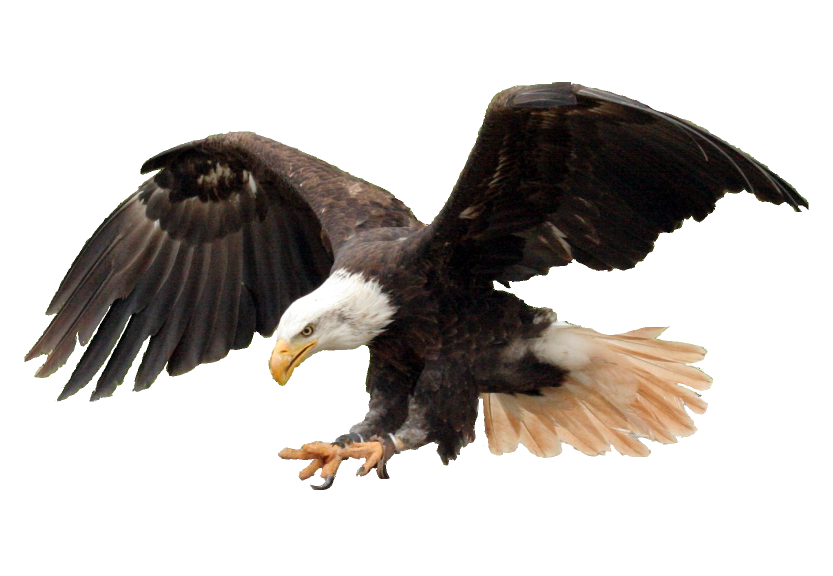
#> input picture Project 4/img.png, 1665 x 1151 px (shown at 1/2 size)
$ python 'rgb2b&w.py'
#> lines starting #> are read from the running program, lines starting #| are printed output that depends on the picture
import cv2

image = cv2.imread("img.png")
#> image is the input picture: shape (1151, 1665, 3); mean B, G, R 187.2, 190.4, 194.8
cv2.namedWindow("Input", cv2.WINDOW_NORMAL)
cv2.resizeWindow("Input", 650, 800)
cv2.imshow("Input", image)

gray = cv2.cvtColor(image, cv2.COLOR_BGR2GRAY)
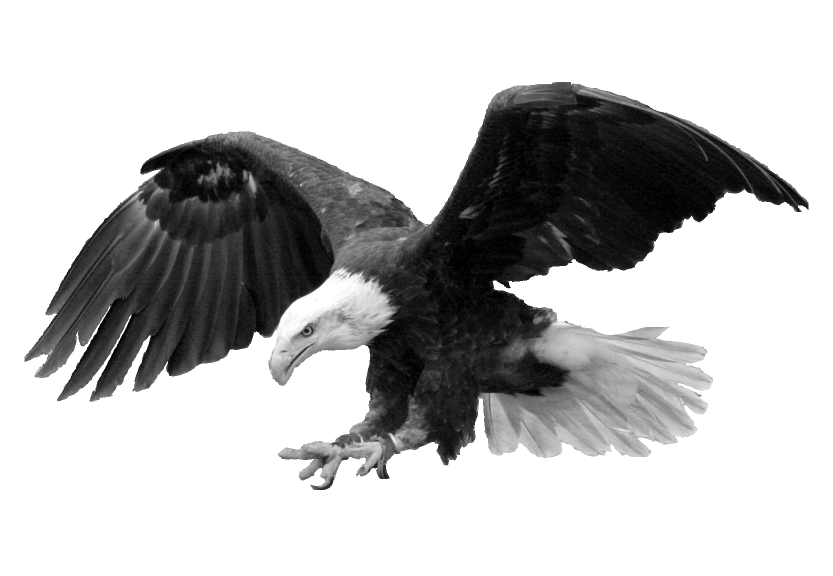
#> gray: shape (1151, 1665) (shown at 1/2 size); min 0, max 255, mean 191.4

invert = 255 - gray
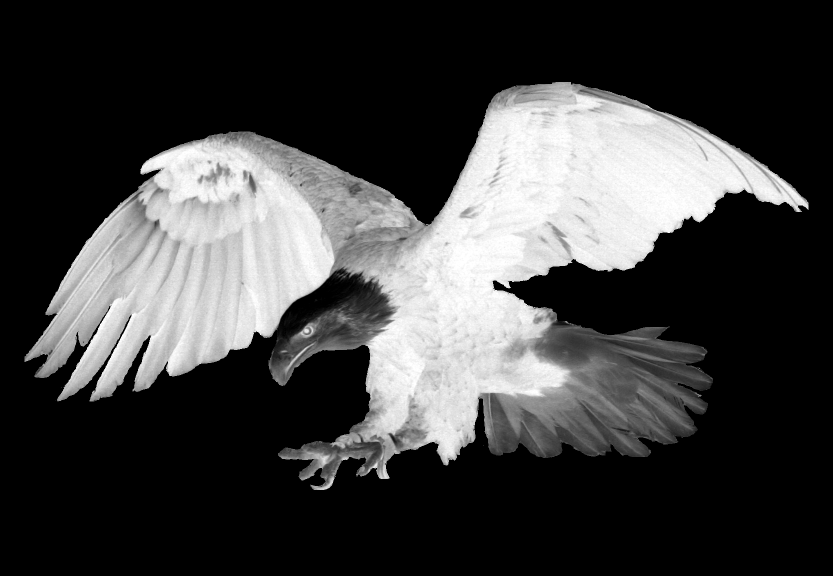
#> invert: shape (1151, 1665) (shown at 1/2 size); min 0, max 255, mean 63.6

blur = cv2.GaussianBlur(invert, (21, 21), 0)

invert_blur = 255 - blur
sketch = cv2.divide(gray, invert_blur, scale=256)
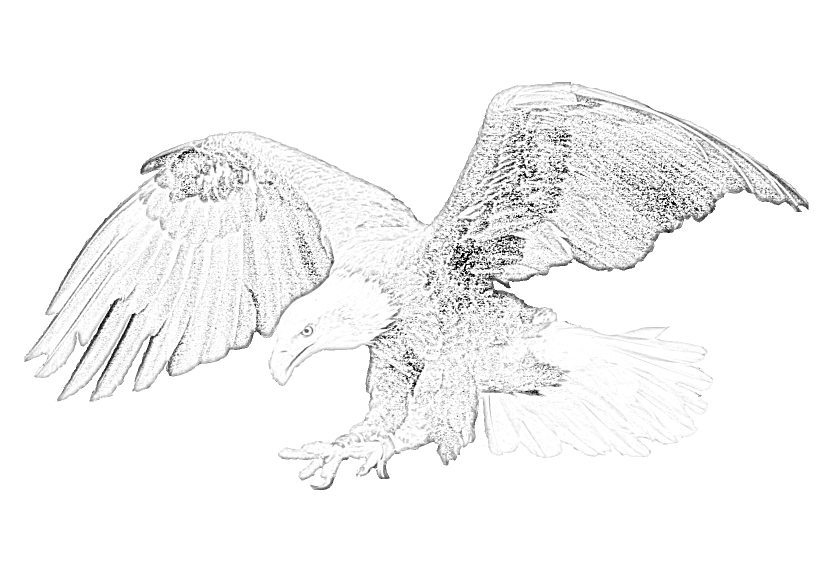
#> sketch: shape (1151, 1665) (shown at 1/2 size); min 0, max 255, mean 245.6

cv2.namedWindow("Output", cv2.WINDOW_NORMAL)
cv2.resizeWindow("Output", 650, 800)
cv2.imshow("Output", sketch)
cv2.waitKey(0)
